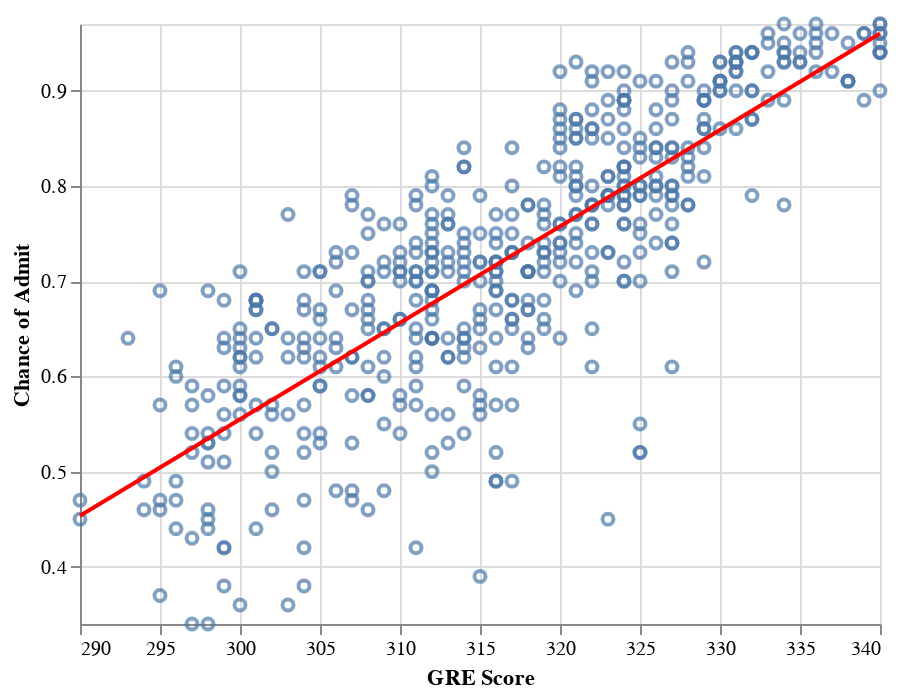

The cell this chart's notebook holds for it:
### Code cell
### PLOT YOUR REGRESSION LINE
chart = alt.Chart(df).mark_point().encode(
    alt.X('GRE Score', scale=alt.Scale(domain=(df['GRE Score'].min(), df['GRE Score'].max()))),
    alt.Y('Chance of Admit', scale=alt.Scale(domain=(df['Chance of Admit'].min(), df['Chance of Admit'].max())))   
)
chart + chart.transform_regression('GRE Score', 'Chance of Admit').mark_line(color='red')

### Figure 1 — Vega-Lite specification as saved in the notebook (floating-point values rounded to 4 significant figures; data arrays with more than 128 entries replaced by an {"elided": "..."} marker saying what was removed)
{"config": {"view": {"continuousWidth": 400, "continuousHeight": 300}}, "layer": [{"mark": "point", "encoding": {"x": {"type": "quantitative", "field": "GRE Score", "scale": {"domain": [290.0, 340.0]}}, "y": {"type": "quantitative", "field": "Chance of Admit", "scale": {"domain": [0.34, 0.97]}}}}, {"mark": {"type": "line", "color": "red"}, "encoding": {"x": {"type": "quantitative", "field": "GRE Score", "scale": {"domain": [290.0, 340.0]}}, "y": {"type": "quantitative", "field": "Chance of Admit", "scale": {"domain": [0.34, 0.97]}}}, "transform": [{"on": "GRE Score", "regression": "Chance of Admit"}]}], "data": {"name": "data-c3f085d06f19b1a70290be93740e8435"}, "$schema": "https://vega.github.io/schema/vega-lite/v4.8.1.json", "datasets": {"data-c3f085d06f19b1a70290be93740e8435": {"elided": "500 records"}}}
